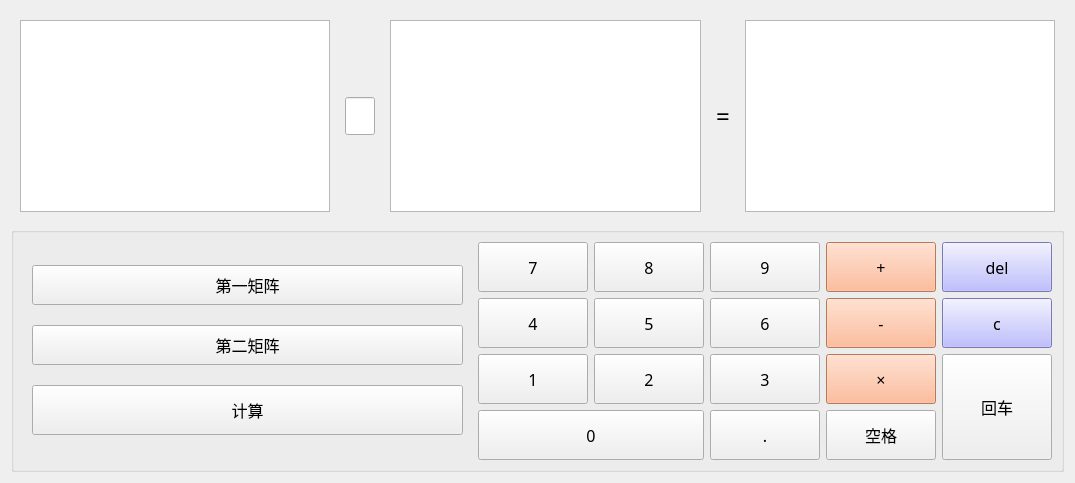
          <widget class="QWidget" name="tab_5">
           <attribute name="title">
            <string>加,减,乘,除运算</string>
           </attribute>
           <layout class="QVBoxLayout" name="verticalLayout_4">
            <item>
             <widget class="QWidget" name="widget_3" native="true">
              <layout class="QHBoxLayout" name="horizontalLayout_3" stretch="10,1,10,1,10">
               <item>
                <widget class="QTextEdit" name="matrix_textedit1">
                 <property name="font">
                  <font>
                   <family>等线 Light</family>
                   <pointsize>11</pointsize>
                  </font>
                 </property>
                </widget>
               </item>
               <item>
                <widget class="QWidget" name="widget" native="true">
                 <layout class="QGridLayout" name="gridLayout_4">
                  <item row="0" column="0">
                   <widget class="QLineEdit" name="matrix_textedit0">
                    <property name="minimumSize">
                     <size>
                      <width>30</width>
                      <height>30</height>
                     </size>
                    </property>
                    <property name="font">
                     <font>
                      <family>等线 Light</family>
                      <pointsize>16</pointsize>
                     </font>
                    </property>
                    <property name="alignment">
                     <set>Qt::AlignCenter</set>
                    </property>
                   </widget>
                  </item>
                 </layout>
                </widget>
               </item>
               <item>
                <widget class="QTextEdit" name="matrix_textedit2">
                 <property name="font">
                  <font>
                   <family>等线 Light</family>
                   <pointsize>11</pointsize>
                  </font>
                 </property>
                </widget>
               </item>
               <item>
                <widget class="QWidget" name="widget_2" native="true">
                 <property name="font">
                  <font>
                   <family>等线 Light</family>
                   <pointsize>18</pointsize>
                  </font>
                 </property>
                 <layout class="QGridLayout" name="gridLayout_5">
                  <item row="0" column="0">
                   <widget class="QLabel" name="label_2">
                    <property name="text">
                     <string>=</string>
                    </property>
                   </widget>
                  </item>
                 </layout>
                </widget>
               </item>
               <item>
                <widget class="QTextBrowser" name="matrix_textedit3">
                 <property name="font">
                  <font>
                   <family>等线 Light</family>
                   <pointsize>11</pointsize>
                  </font>
                 </property>
                </widget>
               </item>
              </layout>
             </widget>
            </item>
            <item>
             <widget class="QGroupBox" name="groupBox_2">
              <property name="title">
               <string/>
              </property>
              <layout class="QGridLayout" name="gridLayout_3">
               <item row="1" column="1">
                <widget class="QPushButton" name="matrix_4">
                 <property name="minimumSize">
                  <size>
                   <width>110</width>
                   <height>50</height>
                  </size>
                 </property>
                 <property name="maximumSize">
                  <size>
                   <width>110</width>
                   <height>50</height>
                  </size>
                 </property>
                 <property name="font">
                  <font>
                   <family>新宋体</family>
                   <pointsize>12</pointsize>
                  </font>
                 </property>
                 <property name="text">
                  <string>4</string>
                 </property>
                </widget>
               </item>
               <item row="2" column="4">
                <widget class="QPushButton" name="matrix_cheng">
                 <property name="minimumSize">
                  <size>
                   <width>110</width>
                   <height>50</height>
                  </size>
                 </property>
                 <property name="maximumSize">
                  <size>
                   <width>110</width>
                   <height>50</height>
                  </size>
                 </property>
                 <property name="font">
                  <font>
                   <family>新宋体</family>
                   <pointsize>12</pointsize>
                  </font>
                 </property>
                 <property name="styleSheet">
                  <string notr="true">background-color: rgb(255, 170, 127);</string>
                 </property>
                 <property name="text">
                  <string>×</string>
                 </property>
                </widget>
               </item>
               <item row="0" column="3">
                <widget class="QPushButton" name="matrix_9">
                 <property name="minimumSize">
                  <size>
                   <width>110</width>
                   <height>50</height>
                  </size>
                 </property>
                 <property name="maximumSize">
                  <size>
                   <width>110</width>
                   <height>50</height>
                  </size>
                 </property>
                 <property name="font">
                  <font>
                   <family>新宋体</family>
                   <pointsize>12</pointsize>
                  </font>
                 </property>
                 <property name="text">
                  <string>9</string>
                 </property>
                </widget>
               </item>
               <item row="3" column="1" colspan="2">
                <widget class="QPushButton" name="matrix_0">
                 <property name="minimumSize">
                  <size>
                   <width>110</width>
                   <height>50</height>
                  </size>
                 </property>
                 <property name="maximumSize">
                  <size>
                   <width>1000</width>
                   <height>50</height>
                  </size>
                 </property>
                 <property name="font">
                  <font>
                   <family>新宋体</family>
                   <pointsize>12</pointsize>
                  </font>
                 </property>
                 <property name="text">
                  <string>0</string>
                 </property>
                </widget>
               </item>
               <item row="1" column="2">
                <widget class="QPushButton" name="matrix_5">
                 <property name="minimumSize">
                  <size>
                   <width>110</width>
                   <height>50</height>
                  </size>
                 </property>
                 <property name="maximumSize">
                  <size>
                   <width>110</width>
                   <height>50</height>
                  </size>
                 </property>
                 <property name="font">
                  <font>
                   <family>新宋体</family>
                   <pointsize>12</pointsize>
                  </font>
                 </property>
                 <property name="text">
                  <string>5</string>
                 </property>
                </widget>
               </item>
               <item row="0" column="5">
                <widget class="QPushButton" name="matrix_del">
                 <property name="minimumSize">
                  <size>
                   <width>110</width>
                   <height>50</height>
                  </size>
                 </property>
                 <property name="maximumSize">
                  <size>
                   <width>110</width>
                   <height>50</height>
                  </size>
                 </property>
                 <property name="font">
                  <font>
                   <family>新宋体</family>
                   <pointsize>12</pointsize>
                  </font>
                 </property>
                 <property name="toolTip">
                  <string/>
                 </property>
                 <property name="toolTipDuration">
                  <number>0</number>
                 </property>
                 <property name="styleSheet">
                  <string notr="true">background-color: rgb(170, 170, 255);</string>
                 </property>
                 <property name="text">
                  <string>del</string>
                 </property>
                </widget>
               </item>
               <item row="1" column="4">
                <widget class="QPushButton" name="matrix_minus">
                 <property name="minimumSize">
                  <size>
                   <width>110</width>
                   <height>50</height>
                  </size>
                 </property>
                 <property name="maximumSize">
                  <size>
                   <width>110</width>
                   <height>50</height>
                  </size>
                 </property>
                 <property name="font">
                  <font>
                   <family>新宋体</family>
                   <pointsize>12</pointsize>
                  </font>
                 </property>
                 <property name="styleSheet">
                  <string notr="true">background-color: rgb(255, 170, 127);</string>
                 </property>
                 <property name="text">
                  <string>-</string>
                 </property>
                </widget>
               </item>
               <item row="2" column="1">
                <widget class="QPushButton" name="matrix_1">
                 <property name="minimumSize">
                  <size>
                   <width>110</width>
                   <height>50</height>
                  </size>
                 </property>
                 <property name="maximumSize">
                  <size>
                   <width>110</width>
                   <height>50</height>
                  </size>
                 </property>
                 <property name="font">
                  <font>
                   <family>新宋体</family>
                   <pointsize>12</pointsize>
                  </font>
                 </property>
                 <property name="text">
                  <string>1</string>
                 </property>
                </widget>
               </item>
               <item row="2" column="5" rowspan="2">
                <widget class="QPushButton" name="matrix_huiche">
                 <property name="minimumSize">
                  <size>
                   <width>110</width>
                   <height>50</height>
                  </size>
                 </property>
                 <property name="maximumSize">
                  <size>
                   <width>110</width>
                   <height>1000</height>
                  </size>
                 </property>
                 <property name="font">
                  <font>
                   <family>新宋体</family>
                   <pointsize>12</pointsize>
                  </font>
                 </property>
                 <property name="text">
                  <string>回车</string>
                 </property>
                </widget>
               </item>
               <item row="1" column="3">
                <widget class="QPushButton" name="matrix_6">
                 <property name="minimumSize">
                  <size>
                   <width>110</width>
                   <height>50</height>
                  </size>
                 </property>
                 <property name="maximumSize">
                  <size>
                   <width>110</width>
                   <height>50</height>
                  </size>
                 </property>
                 <property name="font">
                  <font>
                   <family>新宋体</family>
                   <pointsize>12</pointsize>
                  </font>
                 </property>
                 <property name="text">
                  <string>6</string>
                 </property>
                </widget>
               </item>
               <item row="0" column="2">
                <widget class="QPushButton" name="matrix_8">
                 <property name="minimumSize">
                  <size>
                   <width>110</width>
                   <height>50</height>
                  </size>
                 </property>
                 <property name="maximumSize">
                  <size>
                   <width>110</width>
                   <height>50</height>
                  </size>
                 </property>
                 <property name="font">
                  <font>
                   <family>新宋体</family>
                   <pointsize>12</pointsize>
                  </font>
                 </property>
                 <property name="text">
                  <string>8</string>
                 </property>
                </widget>
               </item>
               <item row="0" column="1">
                <widget class="QPushButton" name="matrix_7">
                 <property name="minimumSize">
                  <size>
                   <width>110</width>
                   <height>50</height>
                  </size>
                 </property>
                 <property name="maximumSize">
                  <size>
                   <width>110</width>
                   <height>50</height>
                  </size>
                 </property>
                 <property name="font">
                  <font>
                   <family>新宋体</family>
                   <pointsize>12</pointsize>
                  </font>
                 </property>
                 <property name="text">
                  <string>7</string>
                 </property>
                </widget>
               </item>
               <item row="0" column="4">
                <widget class="QPushButton" name="matrix_plus">
                 <property name="minimumSize">
                  <size>
                   <width>110</width>
                   <height>50</height>
                  </size>
                 </property>
                 <property name="maximumSize">
                  <size>
                   <width>110</width>
                   <height>50</height>
                  </size>
                 </property>
                 <property name="font">
                  <font>
                   <family>新宋体</family>
                   <pointsize>12</pointsize>
                  </font>
                 </property>
                 <property name="styleSheet">
                  <string notr="true">background-color: rgb(255, 170, 127);</string>
                 </property>
                 <property name="text">
                  <string>+</string>
                 </property>
                </widget>
               </item>
               <item row="2" column="3">
                <widget class="QPushButton" name="matrix_3">
                 <property name="minimumSize">
                  <size>
                   <width>110</width>
                   <height>50</height>
                  </size>
                 </property>
                 <property name="maximumSize">
                  <size>
                   <width>110</width>
                   <height>50</height>
                  </size>
                 </property>
                 <property name="font">
                  <font>
                   <family>新宋体</family>
                   <pointsize>12</pointsize>
                  </font>
                 </property>
                 <property name="text">
                  <string>3</string>
                 </property>
                </widget>
               </item>
               <item row="2" column="2">
                <widget class="QPushButton" name="matrix_2">
                 <property name="minimumSize">
                  <size>
                   <width>110</width>
                   <height>50</height>
                  </size>
                 </property>
                 <property name="maximumSize">
                  <size>
                   <width>110</width>
                   <height>50</height>
                  </size>
                 </property>
                 <property name="font">
                  <font>
                   <family>新宋体</family>
                   <pointsize>12</pointsize>
                  </font>
                 </property>
                 <property name="text">
                  <string>2</string>
                 </property>
                </widget>
               </item>
               <item row="3" column="3">
                <widget class="QPushButton" name="matrix_point">
                 <property name="minimumSize">
                  <size>
                   <width>110</width>
                   <height>50</height>
                  </size>
                 </property>
                 <property name="maximumSize">
                  <size>
                   <width>110</width>
                   <height>50</height>
                  </size>
                 </property>
                 <property name="font">
                  <font>
                   <family>新宋体</family>
                   <pointsize>12</pointsize>
                  </font>
                 </property>
                 <property name="text">
                  <string>.</string>
                 </property>
                </widget>
               </item>
               <item row="1" column="5">
                <widget class="QPushButton" name="matrix_c">
                 <property name="minimumSize">
                  <size>
                   <width>110</width>
                   <height>50</height>
                  </size>
                 </property>
                 <property name="maximumSize">
                  <size>
                   <width>110</width>
                   <height>50</height>
                  </size>
                 </property>
                 <property name="font">
                  <font>
                   <family>新宋体</family>
                   <pointsize>12</pointsize>
                  </font>
                 </property>
                 <property name="styleSheet">
                  <string notr="true">background-color: rgb(170, 170, 255);</string>
                 </property>
                 <property name="text">
                  <string>c</string>
                 </property>
                </widget>
               </item>
               <item row="3" column="4">
                <widget class="QPushButton" name="matrix_kongge">
                 <property name="minimumSize">
                  <size>
                   <width>110</width>
                   <height>50</height>
                  </size>
                 </property>
                 <property name="maximumSize">
                  <size>
                   <width>110</width>
                   <height>50</height>
                  </size>
                 </property>
                 <property name="font">
                  <font>
                   <family>新宋体</family>
                   <pointsize>12</pointsize>
                  </font>
                 </property>
                 <property name="text">
                  <string>空格</string>
                 </property>
                </widget>
               </item>
               <item row="0" column="0" rowspan="4">
                <widget class="QWidget" name="widget_4" native="true">
                 <layout class="QVBoxLayout" name="verticalLayout_5">
                  <item>
                   <widget class="QPushButton" name="matrix_firstMButton">
                    <property name="minimumSize">
                     <size>
                      <width>0</width>
                      <height>40</height>
                     </size>
                    </property>
                    <property name="font">
                     <font>
                      <family>新宋体</family>
                      <pointsize>12</pointsize>
                     </font>
                    </property>
                    <property name="text">
                     <string>第一矩阵</string>
                    </property>
                   </widget>
                  </item>
                  <item>
                   <widget class="QPushButton" name="matrix_secondMButton">
                    <property name="minimumSize">
                     <size>
                      <width>0</width>
                      <height>40</height>
                     </size>
                    </property>
                    <property name="font">
                     <font>
                      <family>新宋体</family>
                      <pointsize>12</pointsize>
                     </font>
                    </property>
                    <property name="text">
                     <string>第二矩阵</string>
                    </property>
                   </widget>
                  </item>
                  <item>
                   <widget class="QPushButton" name="matrix_deng">
                    <property name="minimumSize">
                     <size>
                      <width>0</width>
                      <height>50</height>
                     </size>
                    </property>
                    <property name="font">
                     <font>
                      <family>新宋体</family>
                      <pointsize>12</pointsize>
                     </font>
                    </property>
                    <property name="text">
                     <string>计算</string>
                    </property>
                   </widget>
                  </item>
                 </layout>
                </widget>
               </item>
              </layout>
             </widget>
            </item>
           </layout>
          </widget>
